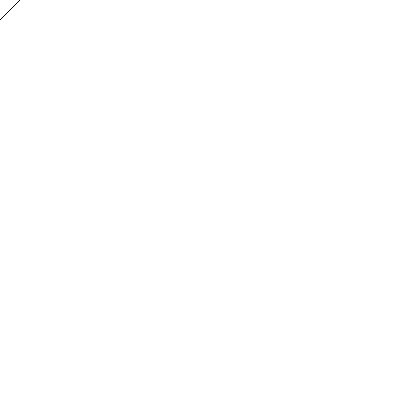
Frame 1 (no input)
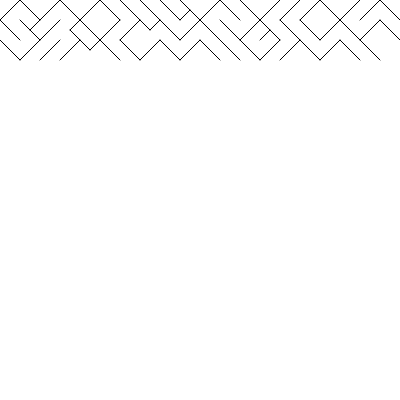
Frame 60 (no input)
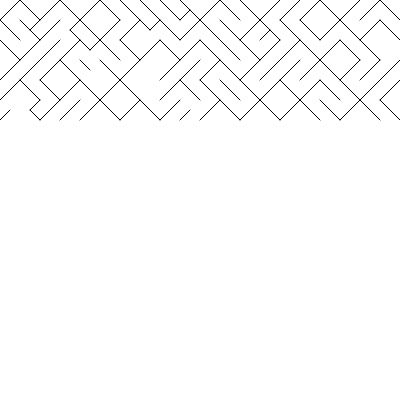
Frame 120 (the mouse pressed at the canvas centre since frame 60)

The p5.js sketch that drew these frames (run headless with seeded random() and noise() and a simulated clock; from frame 60 on, the mouse is pressed at the canvas centre):

// p5.js sketch
// ── sketch.js
var x = 0;
var y = 0;
var spacing = 20;
var halfSp = parseInt(spacing / 2);
var drawType = 0;
var wallType = 0;

function setup() {
  createCanvas(400, 400);
  background(255);
}

function draw() {
  stroke(0);

  drawType = random(1);
  if (drawType < 0.445) {
    wallType5();
  } 
  else if (drawType > 0.555) {
    wallType6();
  } 
  else {
    complexWall();
  }

  x = x + spacing;
  if (x > width - spacing) {
    x = 0;
    y = y + spacing;
  }

  if (y > height - spacing) {
    drawBorders();
    throw new Error('vége a rajzolásnak...!');
  }
}


// elágazást biztosító faltípus rajzolása
function complexWall() {
  wallType = parseInt(random(14));
  console.log(wallType);
  switch (wallType) {
    case 1:
      wallType1(); break;
      
    case 2:
      wallType2(); break;
    
    case 3:
      wallType3(); break;
    
    case 4:
      wallType4(); break;
      
    case 5:
      wallType1();
      wallType3(); break;
      
    case 6:
      wallType1();
      wallType2(); break;
    
    case 7:
      wallType2();
      wallType4(); break;
      
    case 8:
      wallType3();
      wallType4(); break;
      
    case 9:
      wallType5();
      wallType3(); break;
      
    case 10:
      wallType5();
      wallType2(); break;

    case 11:
      wallType6();
      wallType1(); break;

    case 12:
      wallType6();
      wallType4(); break;

    case 13:
      wallType5();
      wallType6(); break;

    default:
      break;
  }
}

// zár keret megrajzolása
function drawBorders() {
  x = 0; y = 0;
  while (x < width) {
    wallType1();
    wallType2();
    x = x + spacing;
  }
  x = x - spacing;
  while (y < height) {
    wallType2();
    wallType4();
    y = y + spacing;
  }
  y = y - spacing;
  while (x > 0) {
    wallType3();
    wallType4();
    x = x - spacing;
  }
  while (y > 0) {
    wallType1();
    wallType3();
    y = y - spacing;
  }
}

// falak vonalainak típusai
function wallType1() {
  line(x + halfSp, y + halfSp, x, y);
}

function wallType2() {
  line(x + halfSp, y + halfSp, x + spacing, y);
}

function wallType3() {
  line(x + halfSp, y + halfSp, x, y + spacing);
}

function wallType4() {
  line(x + halfSp, y + halfSp, x + spacing, y + spacing);
}

function wallType5() {
  line(x, y, x + spacing, y + spacing); 
}

function wallType6() {
  line(x, y + spacing, x + spacing, y);
}
